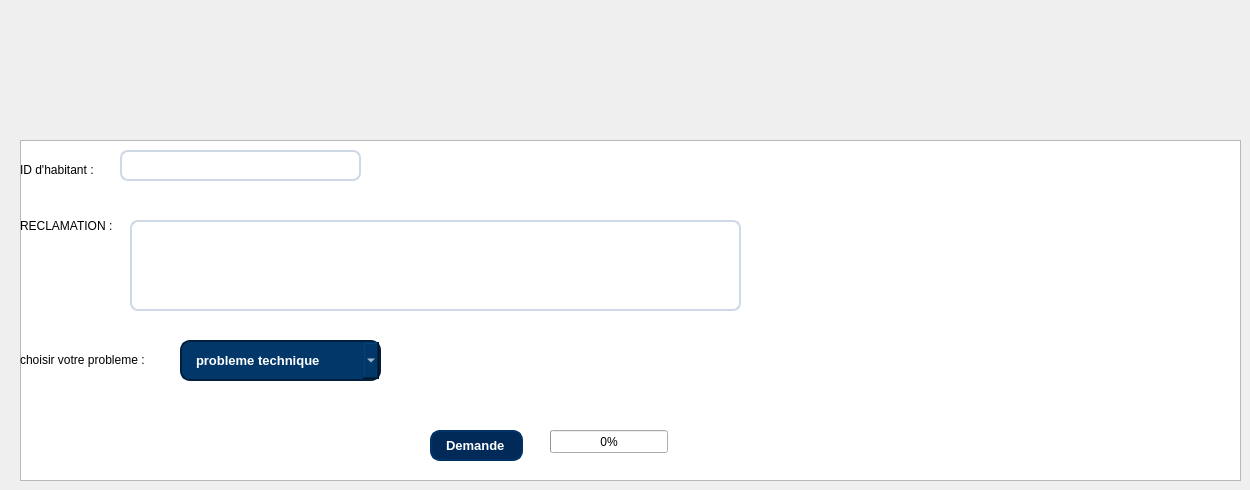
      <widget class="QWidget" name="page_4">
       <widget class="QTableView" name="tableView_4">
        <property name="geometry">
         <rect>
          <x>20</x>
          <y>140</y>
          <width>1221</width>
          <height>341</height>
         </rect>
        </property>
       </widget>
       <widget class="QLabel" name="label_9">
        <property name="geometry">
         <rect>
          <x>20</x>
          <y>160</y>
          <width>111</width>
          <height>20</height>
         </rect>
        </property>
        <property name="styleSheet">
         <string notr="true">color: rgb(0, 0, 0);</string>
        </property>
        <property name="text">
         <string>ID d'habitant :</string>
        </property>
       </widget>
       <widget class="QLineEdit" name="lineEdit_7">
        <property name="geometry">
         <rect>
          <x>120</x>
          <y>150</y>
          <width>241</width>
          <height>31</height>
         </rect>
        </property>
        <property name="styleSheet">
         <string notr="true">QLineEdit {
    background-color: #ffffff;
    border: 1.5px solid #cfd9e6;
    border-radius: 8px;
    padding: 6px 10px;
    font-size: 13px;
    color: #0a1a2f;
    selection-background-color: #c7e0ff;
    selection-color: #000000;
}

/* Focused (when user clicks or types) */
QLineEdit:focus {
    border: 2px solid #0078d7;          /* Modern blue accent */
    background-color: #ffffff;
    outline: none;
}

/* Hover effect */
QLineEdit:hover {
    border: 1.5px solid #9bbadf;
}

/* Disabled (grayed-out field) */
QLineEdit:disabled {
    background-color: #f0f3f6;
    color: #8c8c8c;
    border: 1px solid #d0d6df;
}

/* Placeholder text style */
QLineEdit::placeholder {
    color: #a0a9b8;
    font-style: italic;
}

/* Optional subtle shadow for depth */
QLineEdit {
    box-shadow: 0 0 3px rgba(0, 0, 0, 0.1);
}</string>
        </property>
       </widget>
       <widget class="QLabel" name="label_20">
        <property name="geometry">
         <rect>
          <x>20</x>
          <y>210</y>
          <width>121</width>
          <height>31</height>
         </rect>
        </property>
        <property name="styleSheet">
         <string notr="true">color: rgb(0, 0, 0);</string>
        </property>
        <property name="text">
         <string>RECLAMATION :</string>
        </property>
       </widget>
       <widget class="QLineEdit" name="lineEdit_8">
        <property name="geometry">
         <rect>
          <x>130</x>
          <y>220</y>
          <width>611</width>
          <height>91</height>
         </rect>
        </property>
        <property name="styleSheet">
         <string notr="true">QLineEdit {
    background-color: #ffffff;
    border: 1.5px solid #cfd9e6;
    border-radius: 8px;
    padding: 6px 10px;
    font-size: 13px;
    color: #0a1a2f;
    selection-background-color: #c7e0ff;
    selection-color: #000000;
}

/* Focused (when user clicks or types) */
QLineEdit:focus {
    border: 2px solid #0078d7;          /* Modern blue accent */
    background-color: #ffffff;
    outline: none;
}

/* Hover effect */
QLineEdit:hover {
    border: 1.5px solid #9bbadf;
}

/* Disabled (grayed-out field) */
QLineEdit:disabled {
    background-color: #f0f3f6;
    color: #8c8c8c;
    border: 1px solid #d0d6df;
}

/* Placeholder text style */
QLineEdit::placeholder {
    color: #a0a9b8;
    font-style: italic;
}

/* Optional subtle shadow for depth */
QLineEdit {
    box-shadow: 0 0 3px rgba(0, 0, 0, 0.1);
}</string>
        </property>
       </widget>
       <widget class="QLabel" name="label_34">
        <property name="geometry">
         <rect>
          <x>20</x>
          <y>350</y>
          <width>161</width>
          <height>20</height>
         </rect>
        </property>
        <property name="styleSheet">
         <string notr="true">color: rgb(0, 0, 0);</string>
        </property>
        <property name="text">
         <string>choisir votre probleme :</string>
        </property>
       </widget>
       <widget class="QComboBox" name="comboBox_12">
        <property name="geometry">
         <rect>
          <x>180</x>
          <y>340</y>
          <width>201</width>
          <height>41</height>
         </rect>
        </property>
        <property name="styleSheet">
         <string notr="true">
    background-color: #012a59;
    color: #ffffff;
    border: 2px solid #013366;
    border-radius: 10px;
    padding: 8px 14px;
    font-size: 13px;
    font-weight: 500;
    text-align: left;
    transition: all 0.3s ease-in-out;
    background-color: #024b8a;
    border-color: #025aa5;
    background-color: #013869;
    border-color: #011f3f;

</string>
        </property>
        <item>
         <property name="text">
          <string>probleme technique</string>
         </property>
        </item>
        <item>
         <property name="text">
          <string>probleme numerique</string>
         </property>
        </item>
        <item>
         <property name="text">
          <string>probleme civilaire</string>
         </property>
        </item>
        <item>
         <property name="text">
          <string>Logement et habitat</string>
         </property>
        </item>
        <item>
         <property name="text">
          <string>Environnement et propreté</string>
         </property>
        </item>
        <item>
         <property name="text">
          <string>Infrastructures</string>
         </property>
        </item>
        <item>
         <property name="text">
          <string>Nouvel élément</string>
         </property>
        </item>
        <item>
         <property name="text">
          <string>transport</string>
         </property>
        </item>
        <item>
         <property name="text">
          <string>Sécurité</string>
         </property>
        </item>
        <item>
         <property name="text">
          <string>Vie sociale</string>
         </property>
        </item>
        <item>
         <property name="text">
          <string>Éducation</string>
         </property>
        </item>
        <item>
         <property name="text">
          <string>bien-être</string>
         </property>
        </item>
       </widget>
       <widget class="QPushButton" name="pushButton_10">
        <property name="geometry">
         <rect>
          <x>430</x>
          <y>430</y>
          <width>93</width>
          <height>31</height>
         </rect>
        </property>
        <property name="styleSheet">
         <string notr="true">/* ==== BUTTONS STYLE ==== */
QPushButton {
    background-color: #012a59;
    color: #ffffff;
    border: 2px solid #013366;
    border-radius: 10px;
    padding: 8px 14px;
    font-size: 13px;
    font-weight: 500;
    text-align: left;
    transition: all 0.3s ease-in-out;
}

QPushButton:hover {
    background-color: #024b8a;
    border-color: #025aa5;
}

QPushButton:pressed {
    background-color: #013869;
    border-color: #011f3f;
}
</string>
        </property>
        <property name="text">
         <string>Demande</string>
        </property>
       </widget>
       <widget class="QProgressBar" name="progressBar_6">
        <property name="geometry">
         <rect>
          <x>550</x>
          <y>430</y>
          <width>118</width>
          <height>23</height>
         </rect>
        </property>
        <property name="styleSheet">
         <string notr="true">QLineEdit {
    background-color: #ffffff;
    border: 1.5px solid #cfd9e6;
    border-radius: 8px;
    padding: 6px 10px;
    font-size: 13px;
    color: #0a1a2f;
    selection-background-color: #c7e0ff;
    selection-color: #000000;
}

/* Focused (when user clicks or types) */
QLineEdit:focus {
    border: 2px solid #0078d7;          /* Modern blue accent */
    background-color: #ffffff;
    outline: none;
}

/* Hover effect */
QLineEdit:hover {
    border: 1.5px solid #9bbadf;
}

/* Disabled (grayed-out field) */
QLineEdit:disabled {
    background-color: #f0f3f6;
    color: #8c8c8c;
    border: 1px solid #d0d6df;
}

/* Placeholder text style */
QLineEdit::placeholder {
    color: #a0a9b8;
    font-style: italic;
}

/* Optional subtle shadow for depth */
QLineEdit {
    box-shadow: 0 0 3px rgba(0, 0, 0, 0.1);
}</string>
        </property>
        <property name="value">
         <number>0</number>
        </property>
       </widget>
      </widget>
